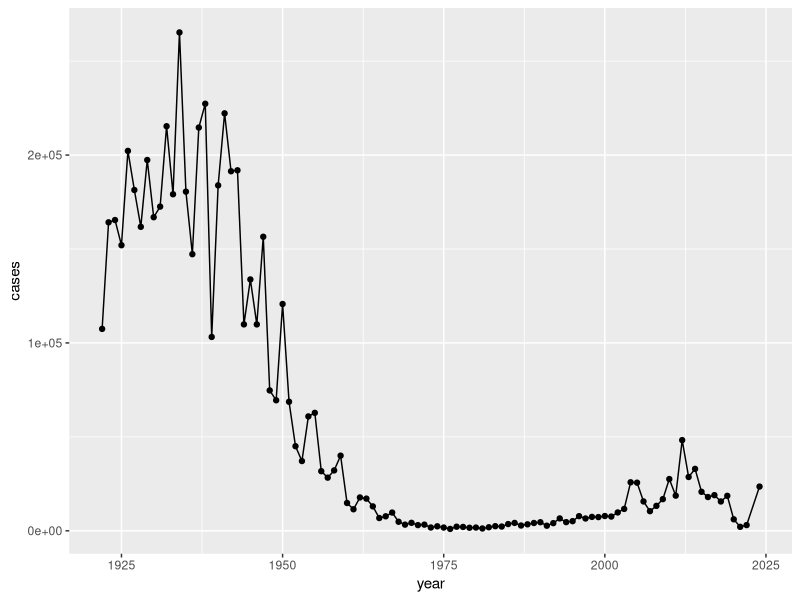
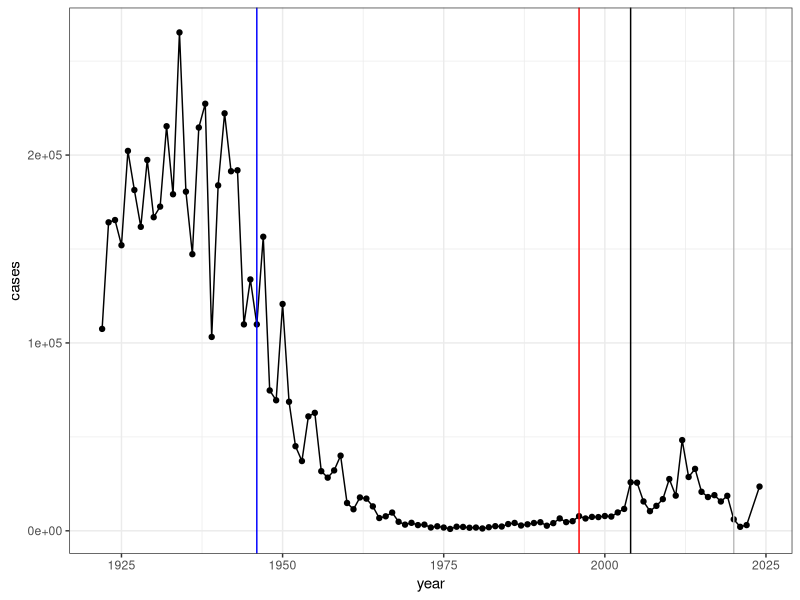

Write R code to recreate these figures, in order. (Note: this script raises an error after producing the figures.)
## ---- chunk 1
cdc <- data.frame(
                                 year = c(1922L,1923L,1924L,1925L,
                                          1926L,1927L,1928L,1929L,1930L,1931L,
                                          1932L,1933L,1934L,1935L,1936L,
                                          1937L,1938L,1939L,1940L,1941L,1942L,
                                          1943L,1944L,1945L,1946L,1947L,
                                          1948L,1949L,1950L,1951L,1952L,
                                          1953L,1954L,1955L,1956L,1957L,1958L,
                                          1959L,1960L,1961L,1962L,1963L,
                                          1964L,1965L,1966L,1967L,1968L,1969L,
                                          1970L,1971L,1972L,1973L,1974L,
                                          1975L,1976L,1977L,1978L,1979L,1980L,
                                          1981L,1982L,1983L,1984L,1985L,
                                          1986L,1987L,1988L,1989L,1990L,
                                          1991L,1992L,1993L,1994L,1995L,1996L,
                                          1997L,1998L,1999L,2000L,2001L,
                                          2002L,2003L,2004L,2005L,2006L,2007L,
                                          2008L,2009L,2010L,2011L,2012L,
                                          2013L,2014L,2015L,2016L,2017L,2018L,
                                          2019L,2020L,2021L,2022L, 2024L),
         cases = c(107473,164191,165418,152003,
                                          202210,181411,161799,197371,
                                          166914,172559,215343,179135,265269,
                                          180518,147237,214652,227319,103188,
                                          183866,222202,191383,191890,109873,
                                          133792,109860,156517,74715,69479,
                                          120718,68687,45030,37129,60886,
                                          62786,31732,28295,32148,40005,
                                          14809,11468,17749,17135,13005,6799,
                                          7717,9718,4810,3285,4249,3036,
                                          3287,1759,2402,1738,1010,2177,2063,
                                          1623,1730,1248,1895,2463,2276,
                                          3589,4195,2823,3450,4157,4570,
                                          2719,4083,6586,4617,5137,7796,6564,
                                          7405,7298,7867,7580,9771,11647,
                                          25827,25616,15632,10454,13278,
                                          16858,27550,18719,48277,28639,32971,
                                          20762,17972,18975,15609,18617,
                                          6124,2116,3044, 23544)
       )
## ---- chunk 2
library(ggplot2)

baseplot <- ggplot(cdc) + 
  aes(year, cases) +
  geom_point() +
  geom_line()

baseplot
## ---- chunk 3
baseplot + 
  theme_bw() +
  geom_vline(xintercept = 1946, col="blue") +
  geom_vline(xintercept = 1996, col="red") +
  geom_vline(xintercept = 2020, col="gray") +
  geom_vline(xintercept = 2004, col="black")
## ---- chunk 4
library(jsonlite)

subject <- read_json("http://cmi-pb.org/api/v5/subject", simplifyVector=TRUE)
## ---- chunk 5
head(subject)
## ---- chunk 6
nrow(subject)
## ---- chunk 7
table(subject$biological_sex)
## ---- chunk 8
table(subject$infancy_vac)
## ---- chunk 9
table(subject$race, subject$biological_sex)
## ---- chunk 10
table(subject$dataset)
## ---- chunk 11
specimen <- read_json("http://cmi-pb.org/api/v5/specimen", simplifyVector=TRUE)

ab_titer <-  read_json("http://cmi-pb.org/api/v5/plasma_ab_titer", simplifyVector = TRUE)
## ---- chunk 12
head(specimen)
## ---- chunk 13
head(ab_titer)
## ---- chunk 14
library(dplyr)

meta <- inner_join(subject, specimen)
head(meta)
## ---- chunk 15
abdata <- inner_join(ab_titer, meta)
head(abdata)
## ---- chunk 16
nrow(abdata)
## ---- chunk 17
table(abdata$isotype)
## ---- chunk 18
table(abdata$antigen)
## ---- chunk 19
igg <- filter(abdata, isotype=="IgG")
head(igg)
## ---- chunk 20
ggplot(igg) +
  aes(MFI_normalised, antigen) +
  geom_boxplot()
## ---- chunk 21
ggplot(igg) +
  aes(MFI_normalised, antigen, col=infancy_vac) +
  geom_boxplot()
## ---- chunk 22
table(abdata$visit)
## ---- chunk 23
ggplot(igg) +
  aes(MFI_normalised, antigen) +
  geom_boxplot() +
  facet_wrap(~infancy_vac)
## ---- chunk 24
ggplot(igg) +
  aes(MFI_normalised, antigen) +
  geom_boxplot() +
  facet_wrap(~visit)
## ---- chunk 25
pt_2021 <- filter(igg, dataset=="2021_dataset")
data_2021 <- filter(pt_2021, antigen=="PT")
## ---- chunk 26
ggplot(data_2021) +
  aes(planned_day_relative_to_boost, MFI_normalised, col=infancy_vac, group=subject_id) +
  geom_point() +
  geom_line() +
  geom_vline(xintercept=0, linetype="dashed") +
  geom_vline(xintercept=14, linetype="dashed")
## ---- chunk 27
table(igg$dataset)
